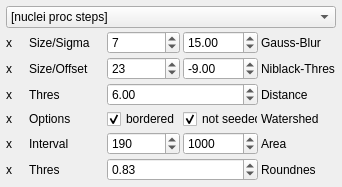
         <widget class="QWidget" name="tab_SegAuto">
          <attribute name="title">
           <string>Segmentation Automatic</string>
          </attribute>
          <layout class="QGridLayout" name="gridLayout_6">
           <property name="leftMargin">
            <number>6</number>
           </property>
           <property name="topMargin">
            <number>6</number>
           </property>
           <property name="rightMargin">
            <number>6</number>
           </property>
           <property name="bottomMargin">
            <number>6</number>
           </property>
           <property name="spacing">
            <number>3</number>
           </property>
           <item row="6" column="1">
            <widget class="QLabel" name="label_SegAuto_Roundness_Parameter">
             <property name="minimumSize">
              <size>
               <width>75</width>
               <height>0</height>
              </size>
             </property>
             <property name="maximumSize">
              <size>
               <width>75</width>
               <height>16777215</height>
              </size>
             </property>
             <property name="text">
              <string>Thres</string>
             </property>
            </widget>
           </item>
           <item row="1" column="1">
            <widget class="QLabel" name="label_SegAuto_Blur_Parameter">
             <property name="minimumSize">
              <size>
               <width>75</width>
               <height>0</height>
              </size>
             </property>
             <property name="maximumSize">
              <size>
               <width>75</width>
               <height>16777215</height>
              </size>
             </property>
             <property name="text">
              <string>Size/Sigma</string>
             </property>
            </widget>
           </item>
           <item row="1" column="3">
            <widget class="QDoubleSpinBox" name="doubleSpinBox_SegAuto_Blur_Sigma">
             <property name="maximumSize">
              <size>
               <width>75</width>
               <height>16777215</height>
              </size>
             </property>
             <property name="minimum">
              <double>-999.000000000000000</double>
             </property>
             <property name="maximum">
              <double>999.000000000000000</double>
             </property>
             <property name="value">
              <double>15.000000000000000</double>
             </property>
            </widget>
           </item>
           <item row="2" column="3">
            <widget class="QDoubleSpinBox" name="doubleSpinBox_SegAuto_Thres_Offset">
             <property name="maximumSize">
              <size>
               <width>75</width>
               <height>16777215</height>
              </size>
             </property>
             <property name="minimum">
              <double>-999.000000000000000</double>
             </property>
             <property name="maximum">
              <double>999.000000000000000</double>
             </property>
             <property name="value">
              <double>-9.000000000000000</double>
             </property>
            </widget>
           </item>
           <item row="4" column="1">
            <widget class="QLabel" name="label_SegAuto_Watershed_Parameter">
             <property name="minimumSize">
              <size>
               <width>75</width>
               <height>0</height>
              </size>
             </property>
             <property name="maximumSize">
              <size>
               <width>75</width>
               <height>16777215</height>
              </size>
             </property>
             <property name="text">
              <string>Options</string>
             </property>
            </widget>
           </item>
           <item row="2" column="1">
            <widget class="QLabel" name="label_SegAuto_Thres_Parameter">
             <property name="minimumSize">
              <size>
               <width>75</width>
               <height>0</height>
              </size>
             </property>
             <property name="maximumSize">
              <size>
               <width>75</width>
               <height>16777215</height>
              </size>
             </property>
             <property name="text">
              <string>Size/Offset</string>
             </property>
            </widget>
           </item>
           <item row="2" column="2">
            <widget class="QSpinBox" name="spinBox_SegAuto_Thres_Size">
             <property name="maximumSize">
              <size>
               <width>75</width>
               <height>16777215</height>
              </size>
             </property>
             <property name="minimum">
              <number>1</number>
             </property>
             <property name="maximum">
              <number>999</number>
             </property>
             <property name="singleStep">
              <number>2</number>
             </property>
             <property name="value">
              <number>23</number>
             </property>
            </widget>
           </item>
           <item row="4" column="2">
            <widget class="QCheckBox" name="checkBox_SegAuto_Watershed_Bordered">
             <property name="maximumSize">
              <size>
               <width>75</width>
               <height>16777215</height>
              </size>
             </property>
             <property name="text">
              <string>bordered</string>
             </property>
             <property name="checked">
              <bool>true</bool>
             </property>
            </widget>
           </item>
           <item row="4" column="3">
            <widget class="QCheckBox" name="checkBox_SegAuto_Watershed_nSeeded">
             <property name="maximumSize">
              <size>
               <width>75</width>
               <height>16777215</height>
              </size>
             </property>
             <property name="text">
              <string>not seeded</string>
             </property>
             <property name="checked">
              <bool>true</bool>
             </property>
            </widget>
           </item>
           <item row="3" column="2" colspan="2">
            <widget class="QDoubleSpinBox" name="doubleSpinBox_SegAuto_Distance_Thres">
             <property name="maximumSize">
              <size>
               <width>153</width>
               <height>16777215</height>
              </size>
             </property>
             <property name="maximum">
              <double>999.000000000000000</double>
             </property>
             <property name="singleStep">
              <double>0.010000000000000</double>
             </property>
             <property name="value">
              <double>6.000000000000000</double>
             </property>
            </widget>
           </item>
           <item row="6" column="2" colspan="2">
            <widget class="QDoubleSpinBox" name="doubleSpinBox_SegAuto_Roundness_Thres">
             <property name="maximumSize">
              <size>
               <width>153</width>
               <height>16777215</height>
              </size>
             </property>
             <property name="singleStep">
              <double>0.010000000000000</double>
             </property>
             <property name="value">
              <double>0.830000000000000</double>
             </property>
            </widget>
           </item>
           <item row="1" column="2">
            <widget class="QSpinBox" name="spinBox_SegAuto_Blur_Size">
             <property name="maximumSize">
              <size>
               <width>75</width>
               <height>16777215</height>
              </size>
             </property>
             <property name="minimum">
              <number>1</number>
             </property>
             <property name="maximum">
              <number>999</number>
             </property>
             <property name="singleStep">
              <number>2</number>
             </property>
             <property name="value">
              <number>7</number>
             </property>
            </widget>
           </item>
           <item row="3" column="1">
            <widget class="QLabel" name="label_SegAuto_Distance_Parameter">
             <property name="minimumSize">
              <size>
               <width>75</width>
               <height>0</height>
              </size>
             </property>
             <property name="maximumSize">
              <size>
               <width>75</width>
               <height>16777215</height>
              </size>
             </property>
             <property name="text">
              <string>Thres</string>
             </property>
            </widget>
           </item>
           <item row="1" column="4">
            <widget class="QLabel" name="label_SegAuto_Blur_Description">
             <property name="minimumSize">
              <size>
               <width>75</width>
               <height>0</height>
              </size>
             </property>
             <property name="maximumSize">
              <size>
               <width>16777215</width>
               <height>16777215</height>
              </size>
             </property>
             <property name="text">
              <string>Gauss-Blur</string>
             </property>
            </widget>
           </item>
           <item row="2" column="4">
            <widget class="QLabel" name="label_SegAuto_Thres_Description">
             <property name="minimumSize">
              <size>
               <width>75</width>
               <height>0</height>
              </size>
             </property>
             <property name="maximumSize">
              <size>
               <width>16777215</width>
               <height>16777215</height>
              </size>
             </property>
             <property name="text">
              <string>Niblack-Thres</string>
             </property>
            </widget>
           </item>
           <item row="3" column="4">
            <widget class="QLabel" name="label_SegAuto_Distance_Description">
             <property name="minimumSize">
              <size>
               <width>75</width>
               <height>0</height>
              </size>
             </property>
             <property name="maximumSize">
              <size>
               <width>16777215</width>
               <height>16777215</height>
              </size>
             </property>
             <property name="text">
              <string>Distance</string>
             </property>
            </widget>
           </item>
           <item row="4" column="4">
            <widget class="QLabel" name="label_SegAuto_Watershed_Description">
             <property name="minimumSize">
              <size>
               <width>75</width>
               <height>0</height>
              </size>
             </property>
             <property name="maximumSize">
              <size>
               <width>16777215</width>
               <height>16777215</height>
              </size>
             </property>
             <property name="text">
              <string>Watershed</string>
             </property>
            </widget>
           </item>
           <item row="1" column="0">
            <widget class="QLabel" name="label_SegAuto_Blur_Position">
             <property name="minimumSize">
              <size>
               <width>20</width>
               <height>0</height>
              </size>
             </property>
             <property name="maximumSize">
              <size>
               <width>20</width>
               <height>16777215</height>
              </size>
             </property>
             <property name="text">
              <string>x</string>
             </property>
            </widget>
           </item>
           <item row="6" column="4">
            <widget class="QLabel" name="label_SegAuto_Roundness_Description">
             <property name="minimumSize">
              <size>
               <width>75</width>
               <height>0</height>
              </size>
             </property>
             <property name="maximumSize">
              <size>
               <width>16777215</width>
               <height>16777215</height>
              </size>
             </property>
             <property name="text">
              <string>Roundnes</string>
             </property>
            </widget>
           </item>
           <item row="2" column="0">
            <widget class="QLabel" name="label_SegAuto_Thres_Position">
             <property name="minimumSize">
              <size>
               <width>20</width>
               <height>0</height>
              </size>
             </property>
             <property name="maximumSize">
              <size>
               <width>20</width>
               <height>16777215</height>
              </size>
             </property>
             <property name="text">
              <string>x</string>
             </property>
            </widget>
           </item>
           <item row="3" column="0">
            <widget class="QLabel" name="label_SegAuto_Distance_Position">
             <property name="minimumSize">
              <size>
               <width>20</width>
               <height>0</height>
              </size>
             </property>
             <property name="maximumSize">
              <size>
               <width>20</width>
               <height>16777215</height>
              </size>
             </property>
             <property name="text">
              <string>x</string>
             </property>
            </widget>
           </item>
           <item row="4" column="0">
            <widget class="QLabel" name="label_SegAuto_Watershed_Position">
             <property name="minimumSize">
              <size>
               <width>20</width>
               <height>0</height>
              </size>
             </property>
             <property name="maximumSize">
              <size>
               <width>20</width>
               <height>16777215</height>
              </size>
             </property>
             <property name="text">
              <string>x</string>
             </property>
            </widget>
           </item>
           <item row="6" column="0">
            <widget class="QLabel" name="label_SegAuto_Roundness_Position">
             <property name="minimumSize">
              <size>
               <width>20</width>
               <height>0</height>
              </size>
             </property>
             <property name="maximumSize">
              <size>
               <width>20</width>
               <height>16777215</height>
              </size>
             </property>
             <property name="text">
              <string>x</string>
             </property>
            </widget>
           </item>
           <item row="0" column="0" colspan="5">
            <widget class="QComboBox" name="comboBox_SegAuto_Step">
             <item>
              <property name="text">
               <string>[nuclei proc steps]</string>
              </property>
             </item>
            </widget>
           </item>
           <item row="5" column="0">
            <widget class="QLabel" name="label_SegAuto_Area_Position">
             <property name="text">
              <string>x</string>
             </property>
            </widget>
           </item>
           <item row="5" column="1">
            <widget class="QLabel" name="label_SegAuto_Area_Parameter">
             <property name="text">
              <string>Interval</string>
             </property>
            </widget>
           </item>
           <item row="5" column="4">
            <widget class="QLabel" name="label_SegAuto_Area_Description">
             <property name="text">
              <string>Area</string>
             </property>
            </widget>
           </item>
           <item row="5" column="2">
            <widget class="QSpinBox" name="spinBox_SegAuto_Area_Min">
             <property name="maximum">
              <number>999998</number>
             </property>
             <property name="value">
              <number>190</number>
             </property>
            </widget>
           </item>
           <item row="5" column="3">
            <widget class="QSpinBox" name="spinBox_SegAuto_Area_Max">
             <property name="minimum">
              <number>1</number>
             </property>
             <property name="maximum">
              <number>999999</number>
             </property>
             <property name="value">
              <number>1000</number>
             </property>
            </widget>
           </item>
          </layout>
         </widget>
